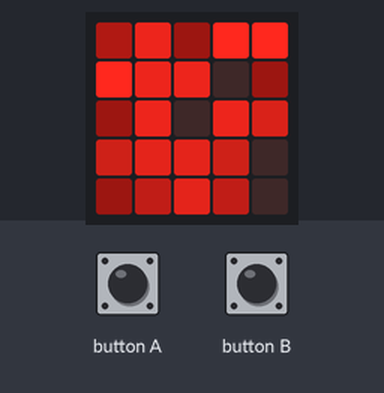
Bench run of a program on a simulated BBC micro:bit running MicroPython. Shown: the board's 5×5 LED display. The inputs (shaded band) are chosen by the test bench. Random numbers come from a fixed seed.

Above: at 1.2 s.
1.3 s: button A pressed for 1 s
At 3.0 s:
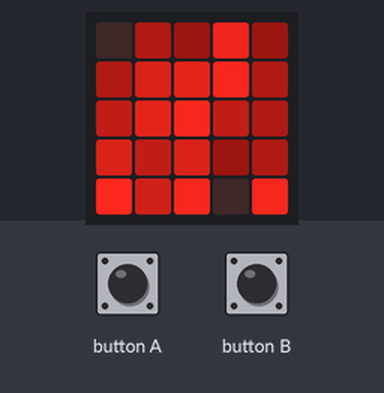
3.8 s: button B pressed for 3.2 s
At 7.8 s:
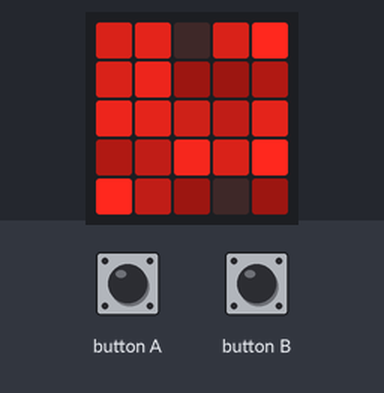
8.5 s: button A pressed for 0.15 s
At 8.9 s:
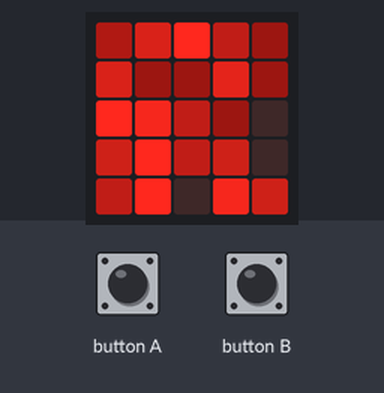
10.1 s: button A pressed for 3.2 s
At 13.5 s:
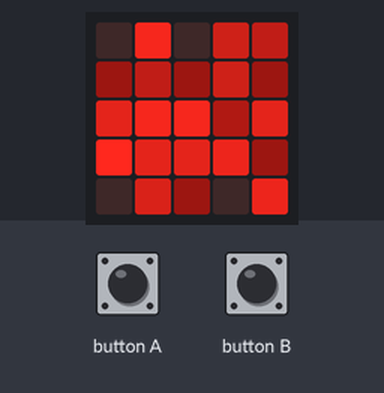
14.8 s: button B pressed for 3.2 s
At 18.4 s:
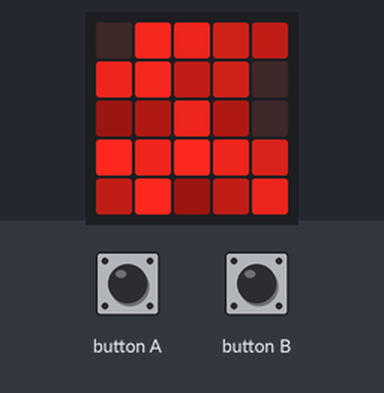
19.5 s: button B pressed for 1 s
At 21.7 s:
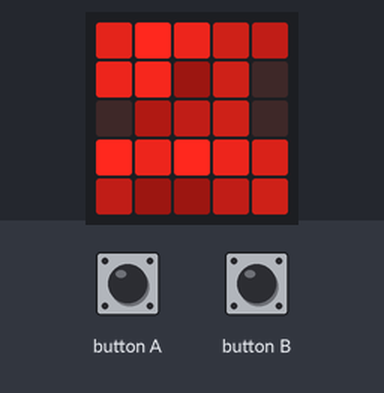

Measured:
- after the input at 1.3 s, the display: first changes at once (image 1 shows a later state)
- after the input at 3.8 s, the display: first changes after 0.07 s (image 2 shows a later state)
- after the input at 8.5 s, the display: first changes at once (image 3 shows a later state)
- after the input at 10.1 s, the display: first changes after 0.07 s (image 4 shows a later state)
- after the input at 14.8 s, the display: first changes after 0.06 s (image 5 shows a later state)
- after the input at 19.5 s, the display: first changes at once (image 6 shows a later state)

The program:

randomleds.py
```python
from microbit import *
import random

def ledstatus():
    return random.randint(0, 9)

def screenstatus():
    return [
        [ledstatus(), ledstatus(), ledstatus(), ledstatus(), ledstatus()],
        [ledstatus(), ledstatus(), ledstatus(), ledstatus(), ledstatus()],
        [ledstatus(), ledstatus(), ledstatus(), ledstatus(), ledstatus()],
        [ledstatus(), ledstatus(), ledstatus(), ledstatus(), ledstatus()],
        [ledstatus(), ledstatus(), ledstatus(), ledstatus(), ledstatus()],
        ]

led = screenstatus()

while True:
    if button_a.is_pressed():
        led = screenstatus()
    elif button_b.is_pressed():
        led[random.randint(0, 4)][random.randint(0, 4)] = random.randint(0, 9)

    for x in range(0, 5):
        for y in range(0, 5):
            display.set_pixel(x, y, led[x][y])

    sleep(0.1*1000)
```
